Frame 1 (no input): blank canvas, image omitted
Frame 60 (the mouse pressed at the canvas centre just before this capture): blank canvas, image omitted
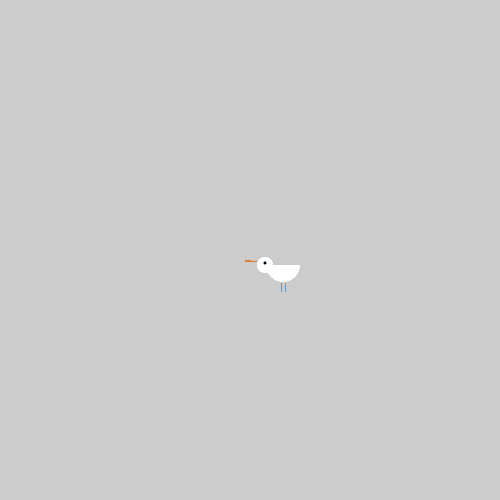
Frame 120 (the mouse held since frame 60 and released just before this capture)

The Processing sketch whose frames 1 and 60 were blank and that drew this single picture after the mouse press (run headless with seeded random() and noise(); from frame 60 on, the mouse is pressed at the canvas centre):

// Processing sketch: processing_38822
// ── processing_38822.pde

  //extablish global variables 
void setup() {

  size(500, 500); 
  //  background(97, 3, 252); //will Grey call as erase
  smooth();
  noStroke();
  //stroke(3);// use to make cool fill around shapes
}

void draw() {


  if (mousePressed) {
    makeGull(mouseX, mouseY);
  }


  if (keyPressed) {
    switch(key) {
    case ' ':
      background(200);
      break;
    }
    //if(key == ' '){
    // background (200);
  }
}


void makeGull ( int w, int h) {  // int numColumns, int numRows ) { //UNEXPECTED TOKEN: VOID CAUSEING HUGE HALT IN PROGRESS due to bracket carelessness

  //( int numColumns=10, int numRows=10, int w=width/numColumns, int h=height/numRows ) {
  //    int numColumns=10; //change with keys
  //    int numRows=10;    // "      "    "
  //    int w=width/numColumns;
  //    int h=height/numRows;

  //    for (int i=0; i< numColumns; i++) { //makes colums of gulls
  //      for (int j=0; j<numRows; j++) {  //makes rows of gulls
  //head     
  fill(255);
  ellipse((0.3)*50 + w, (0.3)*50 + h, 15, 15); //.3 is 15 divided by the initial grid width/height
  // point((0.24)*w +i*w, 0.26*h + j*h);
  //eye
  fill(0);
  ellipse(0.3*50 +w, 0.26*50 +h, 3, 3); //change eye size
  //change eye color

  //body
  fill(255); //change color
  arc(0.66*50 +w, 0.3*50 + h, 33, 33, 0, PI);

  //bottom beak
  fill(232, 122, 37); //orange
  // rotate(PI/3.0); //dismembers gulls and scatters parts written below this line
  arc(0.04*50 +w, 0.22*50 +h, 10, 2, 0, PI);
  //top beak
  arc(0.02*50 +w, 0.22*50 +h, 11, 2, radians(50), radians(220));

  //first leg
  //stroke(232,122,37);
  rect(0.7*50 +w, 0.66*50 +h, 1, 9);
  //second leg
  rect (0.62*50 +w, 0.66*50 +h, 1, 9);
  //give wings

  // point(0.7*w +i*w, 0.66*h +j*h);// 0.7*w +i*w, 0.84*h +j*h);
}
                                        
